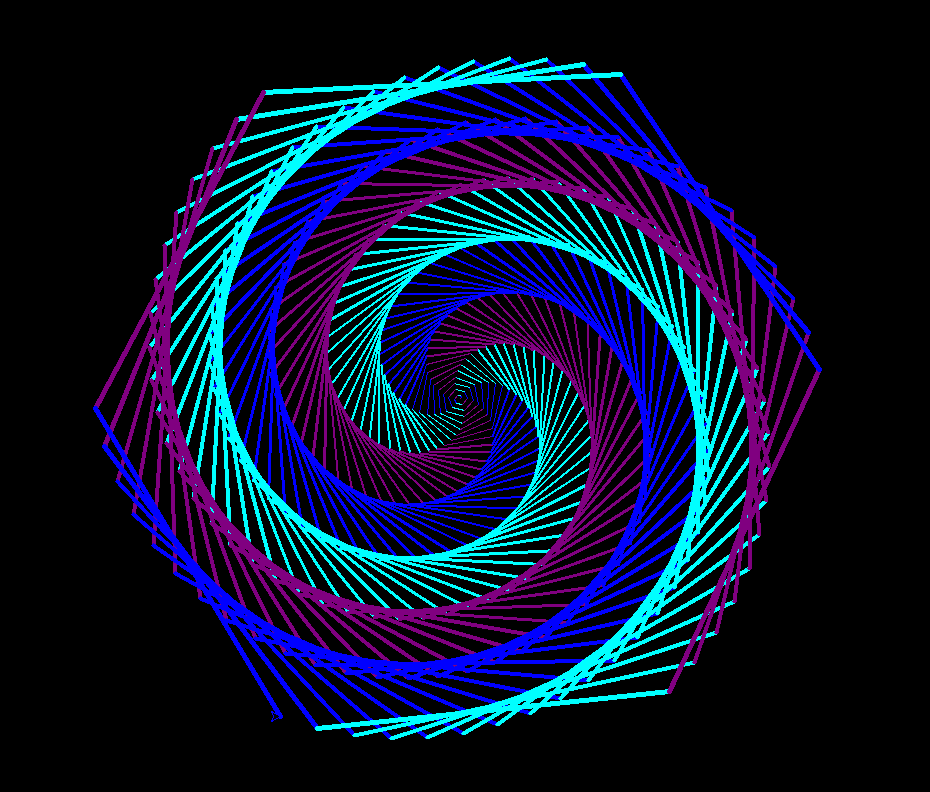

This chart was generated by the following Python code:
import turtle

colors=['cyan', 'purple', 'blue']
t=turtle.Pen()
turtle.bgcolor('black')
for x in range(360):
    t.pencolor(colors[x%3])
    t.width(x/100+1)
    t.forward(x)
    t.left(59)
turtle.Screen().exitonclick()
